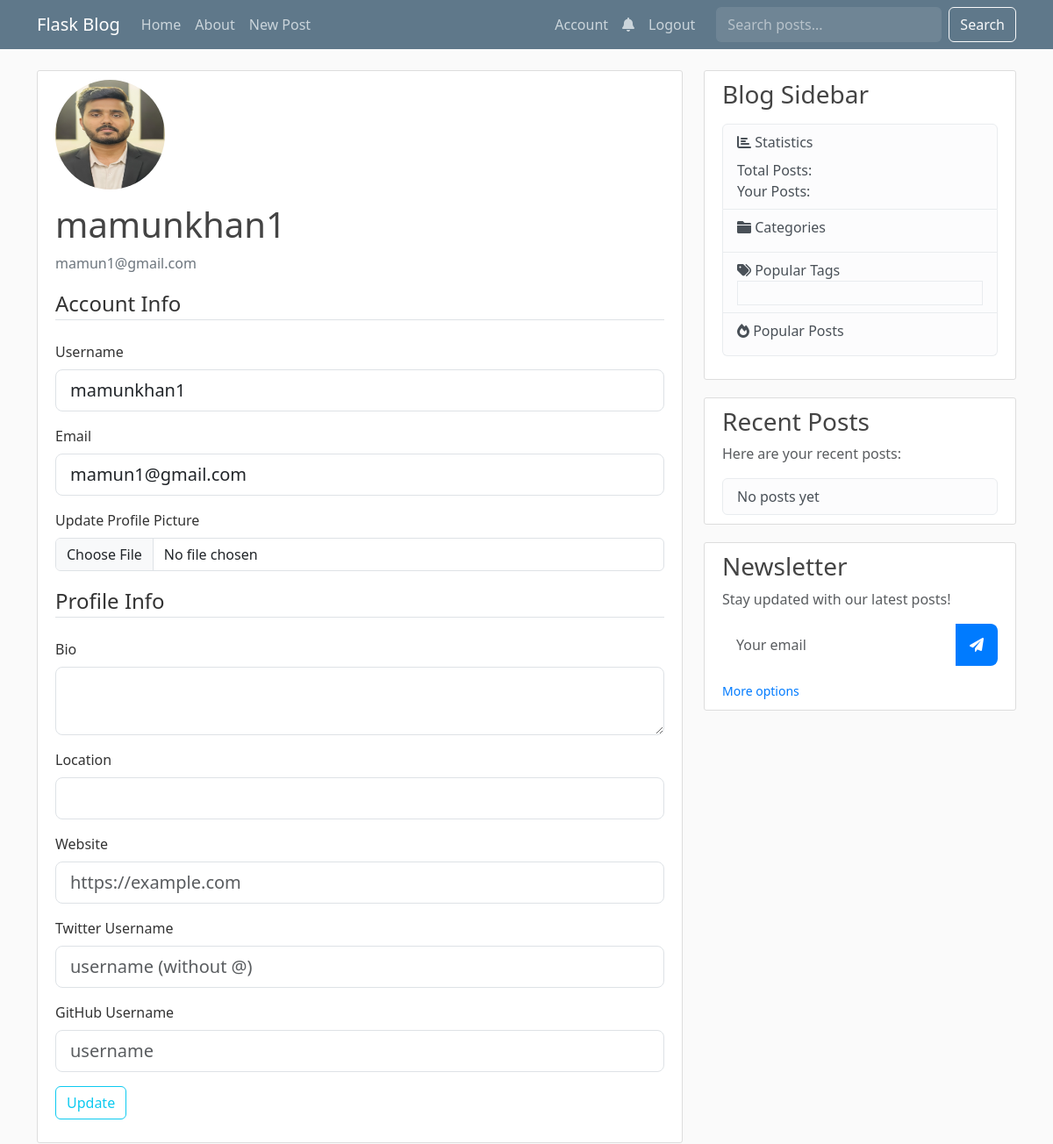
Page /account (signed in) on the committed database.
### flaskblog.py (models this page shows, shortened)
class User(db.Model, UserMixin):
    id = db.Column(db.Integer, primary_key=True)
    username = db.Column(db.String(20), unique=True, nullable=False)
    email = db.Column(db.String(120), unique=True, nullable=False)
    image_file = db.Column(db.String(20), nullable=False, default='default.jpg')
    password = db.Column(db.String(60), nullable=False)
    is_admin = db.Column(db.Boolean, default=False)
    bio = db.Column(db.String(500))
    location = db.Column(db.String(100))
    website = db.Column(db.String(200))
    twitter = db.Column(db.String(100))
    github = db.Column(db.String(100))
    joined_at = db.Column(db.DateTime, nullable=False, default=datetime.utcnow)
    posts = db.relationship('Post', backref='author', lazy=True)
    likes = db.relationship('Like', backref='user', lazy=True)
    comments = db.relationship('Comment', back_populates='author', lazy=True)
    followers = db.Table('followers',
        db.Column('follower_id', db.Integer, db.ForeignKey('user.id'), primary_key=True),
        db.Column('followed_id', db.Integer, db.ForeignKey('user.id'), primary_key=True)
    )
    following = db.relationship(
        'User', secondary=followers,
        primaryjoin=(followers.c.follower_id == id),
        secondaryjoin=(followers.c.followed_id == id),
        backref=db.backref('followers_list', lazy='dynamic'), lazy='dynamic'
    )

### flaskblog.py (the view)
@app.route("/account", methods=['GET', 'POST'])
@login_required
def account():
    form = UpdateProfileForm(current_user.username, current_user.email)
    if form.validate_on_submit():
        if form.picture.data:
            picture_file = save_picture(form.picture.data)
            current_user.image_file = picture_file
        current_user.username = form.username.data
        current_user.email = form.email.data
        current_user.bio = form.bio.data
        current_user.location = form.location.data
        current_user.website = form.website.data
        current_user.twitter = form.twitter.data
        current_user.github = form.github.data
        db.session.commit()
        flash('Your account has been updated!', 'success')
        return redirect(url_for('account'))
    elif request.method == 'GET':
        form.username.data = current_user.username
        form.email.data = current_user.email
        form.bio.data = current_user.bio
        form.location.data = current_user.location
        form.website.data = current_user.website
        form.twitter.data = current_user.twitter
        form.github.data = current_user.github
    return render_template('account.html', title='Account', form=form)

### flaskblog.py (shortened to what this page needs)
class UpdateProfileForm(FlaskForm):
    username = StringField('Username', validators=[DataRequired(), Length(min=2, max=20)])
    email = StringField('Email', validators=[DataRequired(), Email()])
    bio = TextAreaField('Bio', validators=[Length(max=500)])
    location = StringField('Location', validators=[Length(max=100)])
    website = StringField('Website', validators=[Length(max=200)])
    twitter = StringField('Twitter Username', validators=[Length(max=100)])
    github = StringField('GitHub Username', validators=[Length(max=100)])
    picture = FileField('Update Profile Picture', validators=[FileAllowed(['jpg', 'png'])])
    submit = SubmitField('Update')
    def __init__(self, original_username, original_email, *args, **kwargs):
        super(UpdateProfileForm, self).__init__(*args, **kwargs)
        self.original_username = original_username
        self.original_email = original_email

### flaskblog.py (called while the page is built)
@app.context_processor
def inject_csrf_token():
    return dict(csrf_token=lambda: generate_csrf())

@login_manager.user_loader
def load_user(user_id):
    return db.session.get(User, int(user_id))

### templates/account.html (shortened to what this page needs)
{% extends "layout.html" %}
{% block content %}
    <div class="content-section">
      <div class="media">
        <img class="rounded-circle account-img" src="{{ url_for('static', filename='profile_pics/' + current_user.image_file) }}">
        <div class="media-body">
          <h2 class="account-heading">{{ current_user.username }}</h2>
          <p class="text-secondary">{{ current_user.email }}</p>
        </div>
      </div>
        <form method="POST" action="" enctype="multipart/form-data">
            <fieldset class="form-group">
                <legend class="border-bottom mb-4">Account Info</legend>
                <div class="mb-3">
                    {{ form.username.label(class="form-label") }}
                    {% if form.username.errors %}
                        {{ form.username(class="form-control form-control-lg is-invalid") }}
                        <div class="invalid-feedback">
                            {% for error in form.username.errors %}
                                <span>{{ error }}</span>
                            {% endfor %}
                        </div>
                    {% else %}
                        {{ form.username(class="form-control form-control-lg") }}
                    {% endif %}
                </div>
                <div class="mb-3">
                    {{ form.email.label(class="form-label") }}
                    {% if form.email.errors %}
                        {{ form.email(class="form-control form-control-lg is-invalid") }}
                        <div class="invalid-feedback">
                            {% for error in form.email.errors %}
                                <span>{{ error }}</span>
                            {% endfor %}
                        </div>
                    {% else %}
                        {{ form.email(class="form-control form-control-lg") }}
                    {% endif %}
                </div>
                <div class="mb-3">
                    {{ form.picture.label(class="form-label") }}
                    {{ form.picture(class="form-control") }}
                </div>
            </fieldset>
            <fieldset class="form-group">
                <legend class="border-bottom mb-4">Profile Info</legend>
                <div class="mb-3">
                    {{ form.bio.label(class="form-label") }}
                    {{ form.bio(class="form-control form-control-lg") }}
                </div>
                <div class="mb-3">
                    {{ form.location.label(class="form-label") }}
                    {{ form.location(class="form-control form-control-lg") }}
                </div>
                <div class="mb-3">
                    {{ form.website.label(class="form-label") }}
                    {{ form.website(class="form-control form-control-lg", placeholder="https://example.com") }}
                </div>
                <div class="mb-3">
                    {{ form.twitter.label(class="form-label") }}
                    {{ form.twitter(class="form-control form-control-lg", placeholder="username (without @)") }}
                </div>
                <div class="mb-3">
                    {{ form.github.label(class="form-label") }}
                    {{ form.github(class="form-control form-control-lg", placeholder="username") }}
                </div>
            </fieldset>
            <div class="mb-3">
                {{ form.submit(class="btn btn-outline-info") }}
            </div>
        </form>
    </div>
{% endblock content %}

### static/main.css (style rules this page uses)
body { background: #fafafa; color: #333333; margin-top: 5rem; }
h1, h2, h3, h4, h5, h6 { color: #444444; }
.content-section { background: #ffffff; padding: 10px 20px; border: 1px solid #dddddd; border-radius: 3px; margin-bottom: 20px; }
.account-img { height: 125px; width: 125px; margin-right: 20px; margin-bottom: 16px; }
.account-heading { font-size: 2.5rem; }

### rows in the picture
User: image_file (placeholder picture), username "mamunkhan1", email "mamun1@gmail.com"
